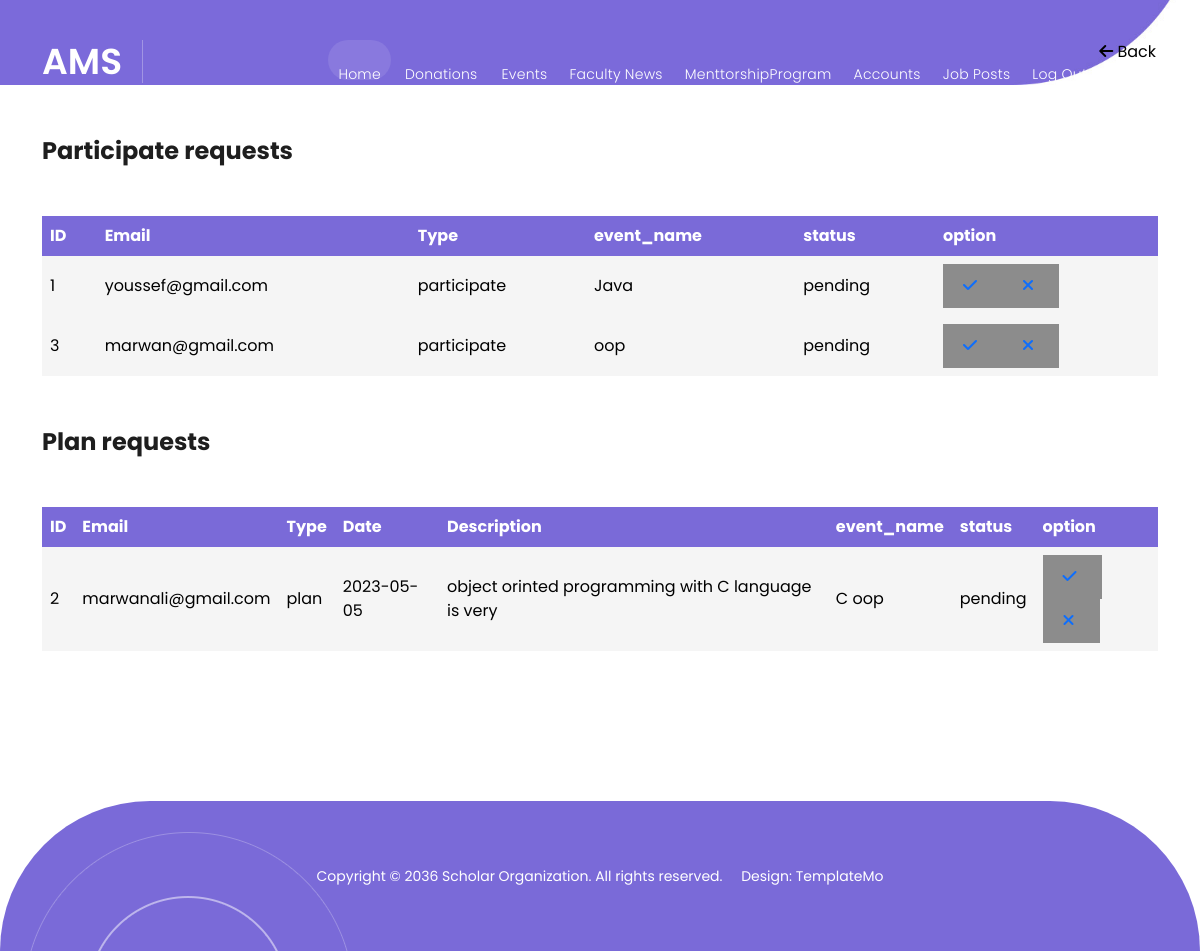
Screenshot of /View/admin/Event_requests.php with the database file from the repository.
### tables this page shows
CREATE TABLE `event_request` (
  `ID` int(11) NOT NULL,
  `Email` varchar(50) NOT NULL,
  `Type` varchar(50) NOT NULL,
  `date` date NOT NULL,
  `Description` varchar(50) NOT NULL,
  `name` varchar(50) NOT NULL,
  `status` varchar(50) NOT NULL DEFAULT 'pending'
);

### Controller/database.php (called while the page is built, shortened)
<?php
class database {
     public $con;
     public function __construct()
     {
          $this->con = mysqli_connect("localhost", "root", "", "ams");
     }
     public function select_where($table_name, $where_condition)
     {
          $condition = '';
          $array = array();
          foreach($where_condition as $key => $value)
          {
               $condition .= $key . " = '".$value."' AND ";
          }
          $condition = substr($condition, 0, -5);
          $query = "SELECT * FROM `".$table_name."` WHERE " . $condition;
          $result = mysqli_query($this->con, $query);
          while($row = mysqli_fetch_array($result))
          {
               $array[] = $row;
          }
          return $array;
     }
}

### Controller/admin/eventsRequestsHandler.php (the view, shortened to what this page needs)
<?php
require_once '../../Controller/database.php';
class EventsRequestsHandler{
    public function getAllPlanRequests(){
        $db = new database;
        $where = array('Type'=> 'plan','status'=>'pending');
        $post_data = $db->select_where('event_request',$where);
            foreach($post_data as $post) {
              echo '<tr>';
              echo '<td>' . $post["ID"] . '</td>';
              echo '<td>' . $post["Email"] . '</td>';
              echo '<td>' . $post["Type"] . '</td>';
              echo '<td>' . $post["date"] . '</td>';
              echo '<td>' . $post["Description"] . '</td>';
              echo '<td>' . $post["name"] . '</td>';
              echo '<td>' . $post["status"] . '</td>';
              echo '<td>';
              echo '<button class="yes-button"><a href="Event_planning.php?email=' . $post["Email"] . '&id=' .$post["ID"] . '&name=' . $post["name"] . '&description=' . $post["Description"] . '&date=' . $post["date"] . '" class="update"><i class="fas fa-check"></i></a></button>';
              echo '<button class="no-button"><a href="#" id="' . $post["ID"] . '" class="plan_delete"><i class="fas fa-times"></i> </button>';
              echo '</td>';
              echo '</tr>';
            }
        }
        public function getAllParticipateRequests(){
            $db = new database;
            $where = array('Type'=> 'participate','status'=>'pending');
            $post_data = $db->select_where('event_request',$where);
            foreach($post_data as $post) {
                echo '<tr>';
                echo '<td>' . $post["ID"] . '</td>';
                echo '<td>' . $post["Email"] . '</td>';
                echo '<td>' . $post["Type"] . '</td>';
                echo '<td>' . $post["name"] . '</td>';
                echo '<td>' . $post["status"] . '</td>';
                echo '<td>';
                echo '<button class="yes-button"><a href="#" id="' . $post["ID"] . '" class="accept_participation_request"><i class="fas fa-check"></i></a></button>';
                echo '<button class="no-button"><a href="#" id="' . $post["ID"] . '" class="participation_delete"><i class="fas fa-times"></i></a></button>';
                echo '</td>';
                echo '</tr>';
            }
        }
}
?>

### View/assets/css/templatemo-scholar.css (style rules this page uses)
html, body, div, span, applet, object, iframe, h1, h2, h3, h4, h5, h6, p, blockquote, div pre, a, abbr, acronym, address, big, cite, code, del, dfn, em, font, img, ins, kbd, q, s, samp, small, strike, strong, sub, sup, tt, var, b, u, i, center, dl, dt, dd, ol, ul, li, figure, header, nav, section, article, aside, footer, figcaption { margin: 0; padding: 0; border: 0; outline: 0; }
* { box-sizing: border-box; }
html, body { font-family: 'Poppins', sans-serif; -ms-text-size-adjust: 100%; -webkit-font-smoothing: antialiased; -moz-osx-font-smoothing: grayscale; }
a { text-decoration: none !important; }
html, body { font-family: 'Poppins', sans-serif; }
body { overflow-x: hidden; }

### View/assets/css/admin/admin.css (style rules this page uses)
html, body, div, span, applet, object, iframe, h1, h2, h3, h4, h5, h6, p, blockquote, div pre, a, abbr, acronym, address, big, cite, code, del, dfn, em, font, img, ins, kbd, q, s, samp, small, strike, strong, sub, sup, tt, var, b, u, i, center, dl, dt, dd, ol, ul, li, figure, header, nav, section, article, aside, footer, figcaption { margin: 0; padding: 0; border: 0; outline: 0; }
* { box-sizing: border-box; }
html, body { font-family: 'Poppins', sans-serif; -ms-text-size-adjust: 100%; -webkit-font-smoothing: antialiased; -moz-osx-font-smoothing: grayscale; }
a { text-decoration: none !important; }
html, body { font-family: 'Poppins', sans-serif; }
th, td { text-align: left; padding: 8px; background-color: #F5F5F5; color: #000; border-color: #000; }
tr:nth-child(even) { background-color: #f2f2f2; }
body { overflow-x: hidden; }

### View/admin/Event_requests.php (style rules this page uses)
.yes-button, .no-button { background-color: #8c8c8c; color: #fff; border: none; padding: 10px 20px; font-size: 16px; font-weight: bold; cursor: pointer; transition: background-color 0.3s ease; }
.yes-button i, .no-button i { margin-right: 5px; }

### rows the page displays
event_request: ID "1", Email "youssef@gmail.com", Type "participate", name "Java", status "pending"
event_request: ID "3", Email "marwan@gmail.com", Type "participate", name "oop", status "pending"
event_request: ID "2", Email "marwanali@gmail.com", Type "plan", date "2023-05-05", Description "object orinted programming with C language is very", name "C oop", status "pending"
